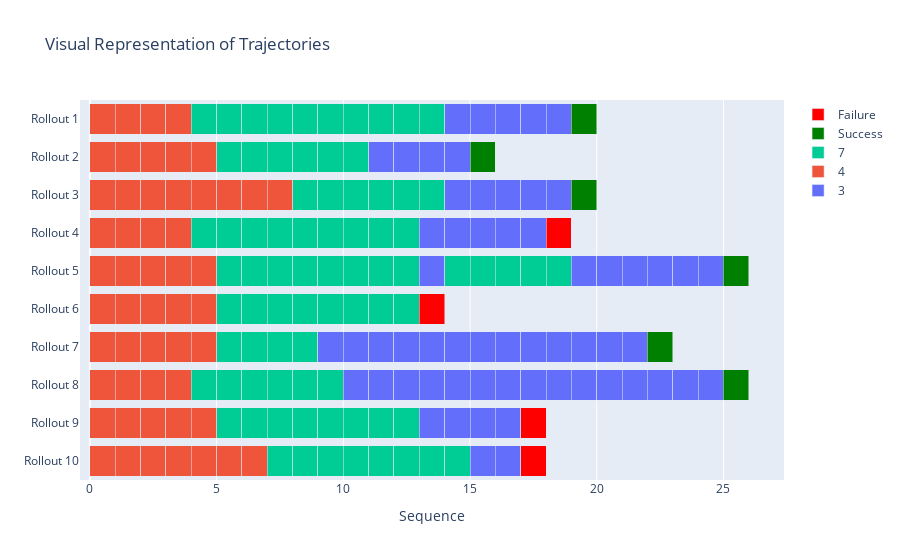

Write notebook code for a chart like this one.
### Code cell
import plotly.graph_objects as go
import plotly.express as px

def plot_trajectories(trajectories):
    """
    Plots the given trajectories as horizontal bar segments with unique colors.
    :param trajectories: List of lists. Each inner list is a sequence of integer indices.
    """

    # Flatten the trajectories and create a set to get all unique ids
    unique_ids = sorted(set([item for sublist in trajectories for item in sublist]))
    colors = px.colors.qualitative.Plotly[:len(unique_ids)] # Assuming there are not more unique ids than available colors
    
    # Map each id to a color
    id_color_map = dict(zip(unique_ids, colors))
    
    fig = go.Figure()
    
    # For each trajectory, add a bar
    for i, traj in enumerate(trajectories):
        start = 0
        for idx in traj:
            fig.add_shape(type="rect",
                          x0=start, x1=start+1, y0=i-0.4, y1=i+0.4,
                          line=dict(color=id_color_map[idx]),
                          fillcolor=id_color_map[idx])
            start += 1
            
    # Add legend information
    for uid, color in id_color_map.items():
        fig.add_trace(go.Scatter(x=[None], y=[None], mode='markers',
                                 marker=dict(size=10, color=color),
                                 legendgroup=str(uid), showlegend=True, name=str(uid)))

    # Set axis parameters
    fig.update_layout(yaxis=dict(tickvals=list(range(len(trajectories))),
                                 ticktext=["Trajectory {}".format(i+1) for i in range(len(trajectories))]),
                      xaxis_title="Sequence",
                      yaxis_title="Trajectories",
                      title="Visual Representation of Trajectories")
    
    # Add title
    fig.update_layout(title_text="Trajectories of TASK_NAME")

    # Make the figure interactive


    fig.show()

def plot_interactive_trajectories(trajectories):
    """
    Plots the given trajectories as horizontal bar segments with unique colors.
    :param trajectories: List of lists. Each inner list is a sequence of integer indices.
    """
    # Flatten the trajectories and create a set to get all unique ids
    unique_ids = sorted(set([item for sublist in trajectories for item in sublist]))
    # colors = go.Figure().data[0].marker.colors[:len(unique_ids)] # Using default color sequence
    colors = px.colors.qualitative.Plotly[:len(unique_ids)] # Assuming there are not more unique ids than available colors
    
    # Map each id to a color
    id_color_map = dict(zip(unique_ids, colors))
    
    fig = go.Figure()

    # For each trajectory, add bar segments
    for i, traj in enumerate(trajectories):
        base = 0
        for idx in traj:
            fig.add_trace(go.Bar(
                y=[f"Rollout {i+1}"],
                x=[1],
                base=[base],
                marker_color=id_color_map[idx],
                orientation='h',
                hovertext=f"ID: {idx}",
                hoverinfo="text",
                showlegend=False
            ))
            base += 1
        if success_traces[i]:
            # Add a green block to indicate success
            fig.add_trace(go.Bar(
                y=[f"Rollout {i+1}"],
                x=[1],
                base=[base],
                marker_color="green",
                orientation='h',
                hovertext=f"Success",
                hoverinfo="text",
                showlegend=False
            ))
        else:
            # Add a red block to indicate failure
            fig.add_trace(go.Bar(
                y=[f"Rollout {i+1}"],
                x=[1],
                base=[base],
                marker_color="red",
                orientation='h',
                hovertext=f"Failure",
                hoverinfo="text",
                showlegend=False
            ))

    # Add legend manually using dummy data
    for idx, color in id_color_map.items():
        fig.add_trace(go.Bar(
            y=[None],
            x=[None],
            marker_color=color,
            orientation='h',
            name=str(idx),
            showlegend=True
        ))
    fig.add_trace(go.Bar(
        y=[None],
        x=[None],
        marker_color="green",
        orientation='h',
        name="Success",
        showlegend=True
    ))
    fig.add_trace(go.Bar(
        y=[None],
        x=[None],
        marker_color="red",
        orientation='h',
        name="Failure",
        showlegend=True
    ))

    fig.update_layout(
        barmode='stack',
        yaxis=dict(autorange="reversed"),
        xaxis_title="Sequence",
        title="Visual Representation of Trajectories"
    )

    fig.show()
# Test with dummy trajectories

# plot_trajectories(trajs)


plot_interactive_trajectories(trajs)
